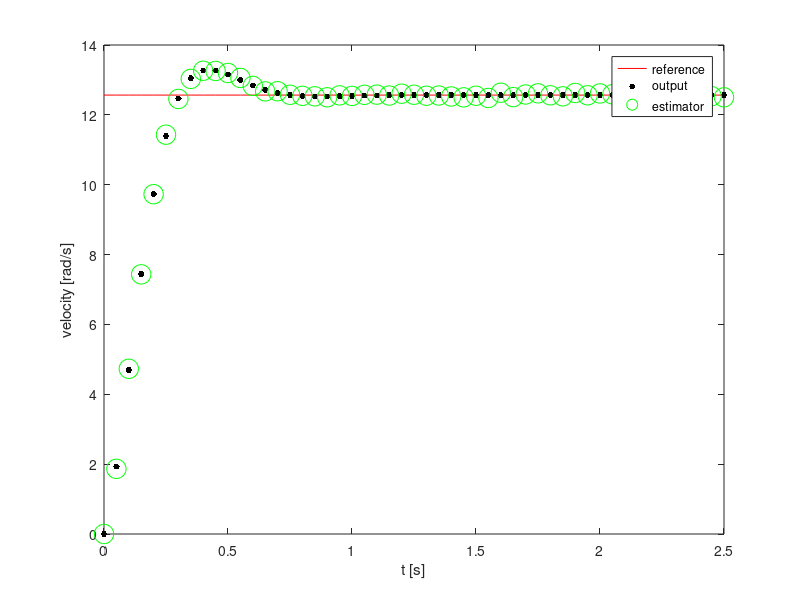
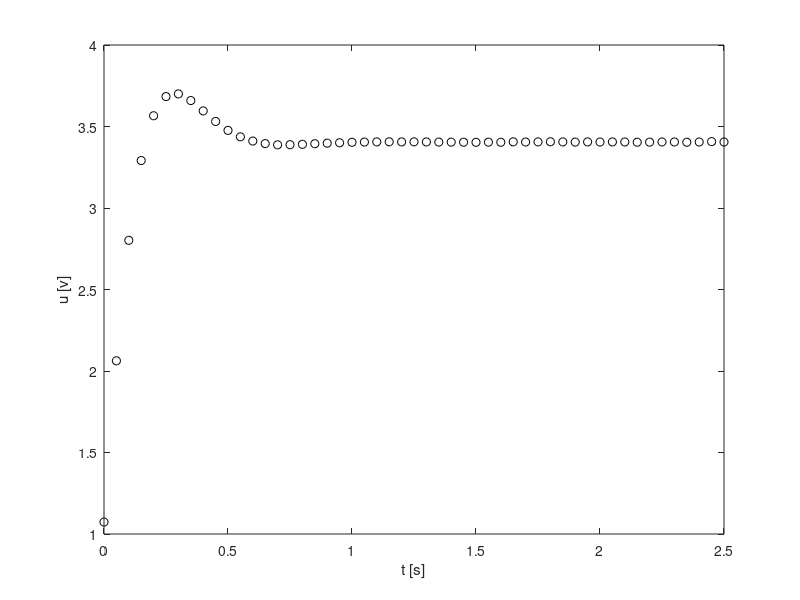
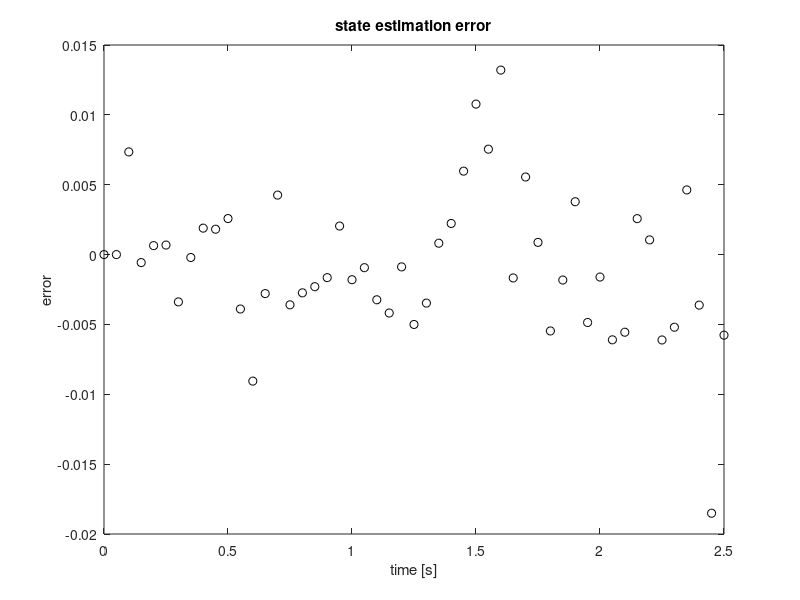

MATLAB code for these plots, in order:
clear all
clc
T=1/20
%state-space model in modal coordinates
A = [.5134];
B = [1];
C=[1.796];
D=[0];

Nmatrix = [C 0; A-eye(1) B]\[1;zeros(1,1)];
Nx = Nmatrix(1);
Nu = Nmatrix(2);

r = 4*pi;
xr = Nx*r
uss = Nu*r;

%controller
%augmented model
zstar = [.68+.25i,.68-.25i]
A_aug=[.5134 0; -1.796 1];
B_aug=[1;0]

K=acker(A_aug,B_aug,zstar)


t=(0:T:2.5)';
N=length(t);
x=zeros(2,N);
xI=zeros(1,N)
y=zeros(1,N);
u=zeros(1,N);
r=4*pi*ones(1,N);
xr=Nx*r;
uss=Nu*r;

%%getting the state feedback matrix
A_aug=[.5134 0; -1.796 1];
B_aug=[1;0]
zstar_aug=[zstar, .9*abs(zstar(1))];
K_aug=acker(A_aug,B_aug,zstar);
eig(A_aug-B_aug*K_aug)
%define estimator gain matrix
betastar=[.3]
L=.1188



%redefine variables
x=zeros(1,N);
xI=zeros(1,N);
y=zeros(1,N);
u=zeros(1,N);
e=zeros(1,N);
xhat=zeros(1,N); %estimated states
yhat=zeros(1,N);

r=4*pi*ones(1,N);
xr=Nx*r;
uss=Nu*r

u(1)=-K_aug*([xhat(1);xI(1)]-[xr(1);0]);
e(1)=r(1)-y(1)
for k = 2:N
    x(:,k) = A*x(:,k-1)+B*u(k-1);
    xhat(:,k)=A*xhat(:,k-1)+B*u(k-1)-L*(yhat(k-1)-y(k-1));
    xI(k) = xI(k-1)+e(k-1);
    y(k)=C*x(:,k)+D*u(k);
    yhat(k)=C*xhat(:,k)+D*u(k)+.05*randn(1)
    e(k)=r(k)-y(k);
    u(k)=-K_aug*([xhat(:,k);xI(k)]-[xr(:,k);0]);
end

figure
plot(t,r,'r-',t,y,'k.','markersize',14)
hold on
plot(t,yhat,'go','markersize',14)
xlabel('t [s]'),legend('reference','output','estimator')
ylabel('velocity [rad/s]')
figure
plot(t,u,'ko')
xlabel('t [s]')
ylabel('u [v]')
figure
plot(t,xhat-x,'ko')
title('state estimation error')
xlabel('time [s]')
ylabel('error')






